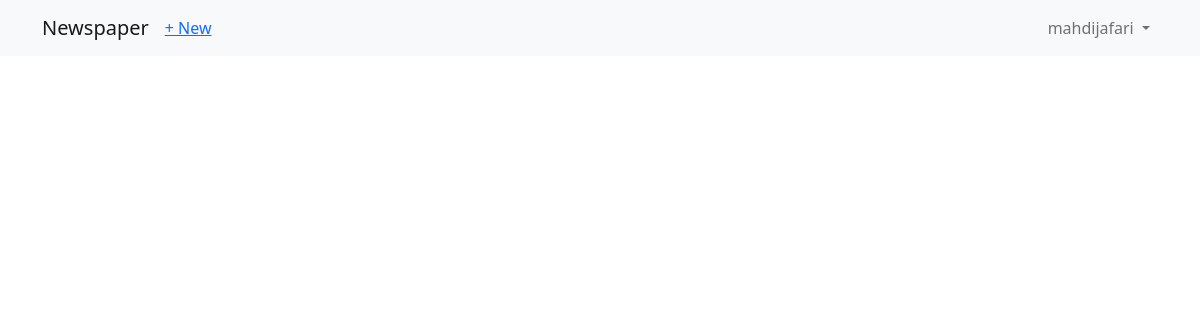
/articles/ (signed in), run on an earlier commit of the app's database.
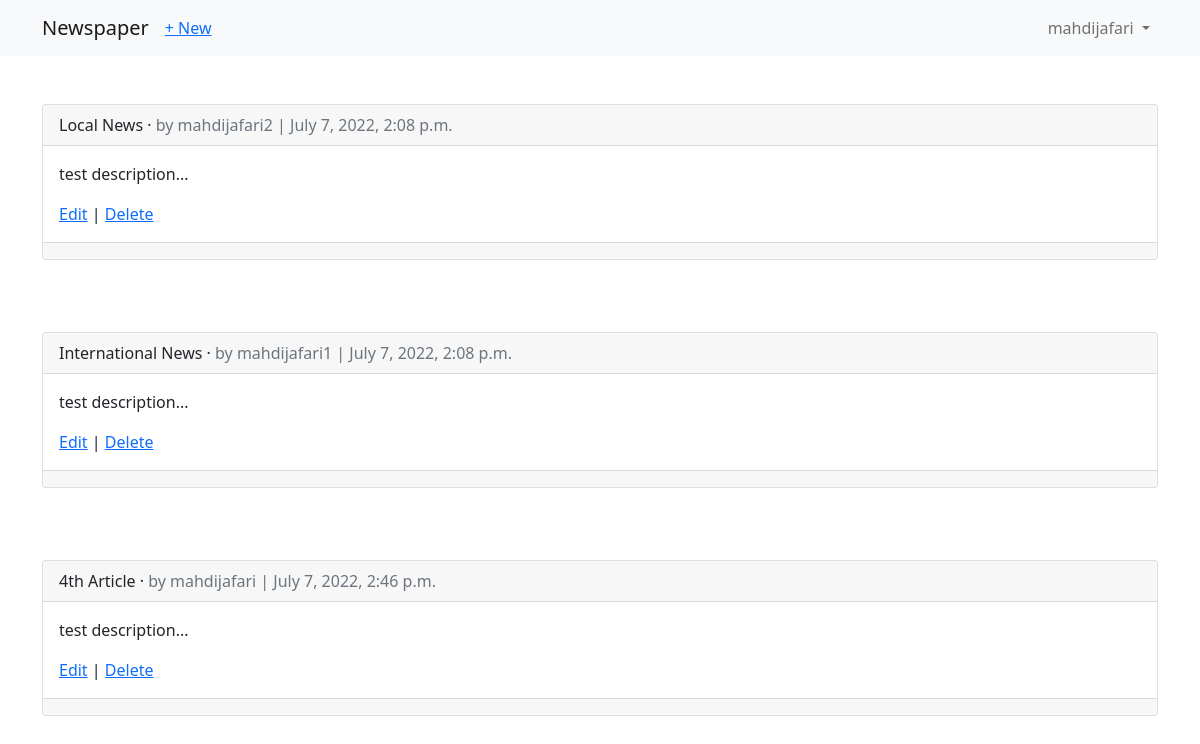
And on a later commit of the database.
### accounts/models.py (models this page shows)
class CustomUser(AbstractUser):
    age = models.PositiveIntegerField(null=True, blank=True)

### articles/models.py (models this page shows, shortened)
class Article(models.Model):
    title = models.CharField(max_length=255)
    body = models.TextField()
    date = models.DateTimeField(auto_now_add=True)
    author = models.ForeignKey(
        get_user_model(),
        on_delete=models.CASCADE,
    )

### articles/views.py (the view)
# urls.py: path("", ArticleListView.as_view(), name="article_list"),
class ArticleListView(LoginRequiredMixin, ListView):
    model = Article
    template_name = "article_list.html"

### templates/article_list.html (shortened to what this page needs)
{% extends 'base.html' %}
{%block content %}
    {% for article in object_list %}
    <div class="card mt-5">
    <div class="card-header">
        <span class="font-weight-bold">{{ article.title }}</span> &middot;
        <span class="text-muted"
        >by {{ article.author }} | {{ article.date }}</span
        >
    </div>
    <div class="card-body">
        <p>{{ article.body }}</p>
        <a href="{% url 'article_edit' article.pk %}">Edit</a> |
        <a href="{% url 'article_delete' article.pk %}">Delete</a>
    </div>
    <div class="card-footer">
    </div>
    </div>
    <br />
    {% endfor %}
{% endblock content %}

### templates/base.html (shortened to what this page needs)
<!DOCTYPE html>
<html lang="en">
<head>
    <link href="https://cdn.jsdelivr.net/npm/bootstrap@5.0.2/dist/css/bootstrap.min.css" rel="stylesheet">
</head>
<body>
    <nav class="navbar navbar-expand-lg navbar-light bg-light">
        <div class="container">
            <a class="navbar-brand" href="{% url 'home' %}">Newspaper</a>
            {% if user.is_authenticated %}
                <ul class="navbar-nav mr-auto">
                    <li class="nav-item">
                        <a href="{% url 'article_new' %}">+ New</a>
                    </li>
                </ul>
            {% endif %}
            <div class="collapse navbar-collapse" id="navbarButtonsExample">
                {% if user.is_authenticated %}
                    <ul class="navbar-nav ms-auto">
                        <li class="nav-item">
                            <a class="nav-link dropdown-toggle" href="#"
                                id="navbarDropdown" role="button" data-toggle="dropdown"
                                aria-haspopup="true" aria-expanded="false">
                                    {{ user.username }}
                            </a>
                        </li>
                    </ul>
                {% else %}
                    <form class="form-inline ms-auto">
                        <a href="{% url 'login' %}" class="btn btn-outline-secondary">Log In</a>
                        <a href="{% url 'signup' %}" class="btn btn-primary ml-2">Sign up</a>
                    </form>
                {% endif %}
            </div>
        </div>
    </nav>
    <main>
        <div class="container">
            {% block content %}
            {% endblock content %}
        </div>
    </main>
</body>
</html>

What changed in the data, as far as the page shows it:
added Article: title "Local News", author "mahdijafari2", date "July 7, 2022, 2:08 p.m.", body "test description..."
added Article: title "International News", author "mahdijafari1", date "July 7, 2022, 2:08 p.m.", body "test description..."
added Article: title "4th Article", author "mahdijafari", date "July 7, 2022, 2:46 p.m.", body "test description..."
